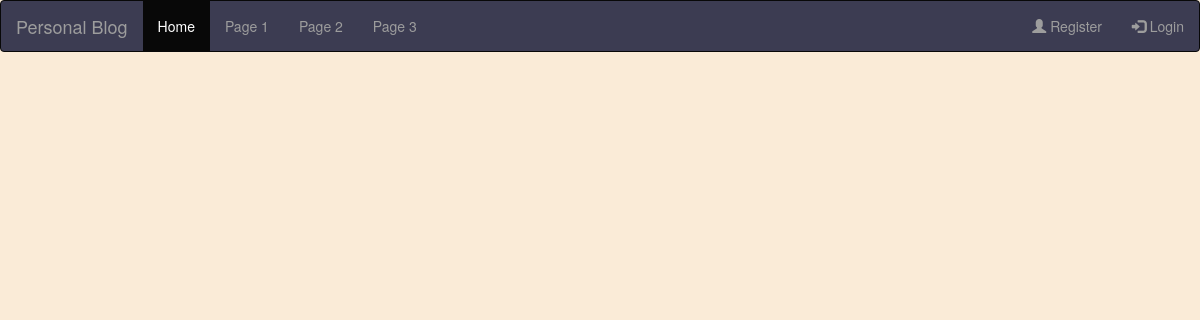
Page /home on the earlier database version.
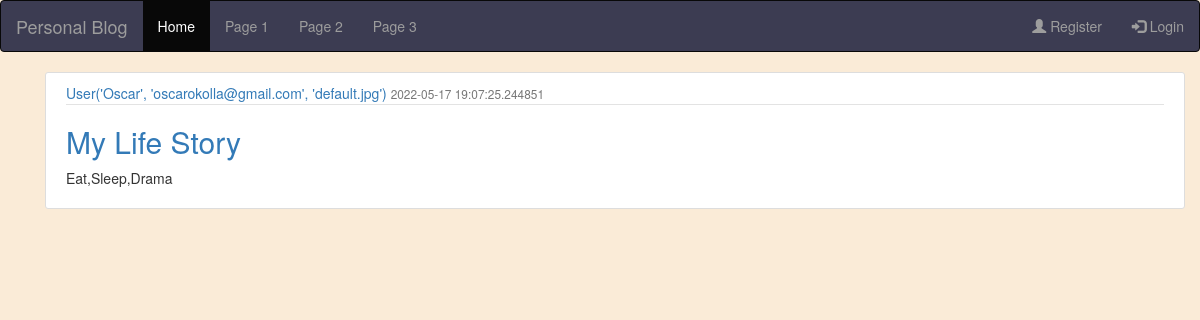
Same page on the later database version.
### personal_blog/models.py (models this page shows, shortened)
class Post(db.Model):
    id = db.Column(db.Integer, primary_key=True)
    title = db.Column(db.String(100), nullable=False)
    date_posted = db.Column(db.DateTime, nullable=False, default=datetime.utcnow)
    content = db.Column(db.Text, nullable=False)
    user_id = db.Column(db.Integer, db.ForeignKey('user.id'), nullable=False)
    comments = db.relationship('Comments', backref='topicpost', lazy=True)

class User(db.Model,UserMixin):
    id = db.Column(db.Integer,primary_key=True)
    username = db.Column(db.String(20),unique=True,nullable=False)
    email = db.Column(db.String(100),unique=True,nullable=False)
    image_file = db.Column(db.String(20),nullable=False,default='default.jpg')
    password = db.Column(db.String(20),nullable=False,)
    posts = db.relationship('Post', backref='author', lazy=True)
    def __repr__(self):
        return f"User('{self.username}', '{self.email}', '{self.image_file}')"

### personal_blog/post.py (the view)
@app.route("/")
@app.route("/home")
def home():
    posts = Post.query.all()
    """
    View root page function that returns the home page and its data
    """
    return render_template('home.html',posts=posts)

### personal_blog/templates/home.html
{% extends 'navbar.html'%}
{% block content %}
    {% for post in posts %}
    <div class="container">
        <article class="content-section">
            <div class="media">
              <div class="article-data">
                <a class="mr-2" href="#">{{ post.author }}</a>
                <small class="text-muted">{{ post.date_posted }}</small>
              </div>
              <h2><a class="art-title" href="#">{{ post.title }}</a></h2>
              <p class="art-content">{{ post.content }}</p>
            </div>
          </article>
        </div>
    {% endfor %}
{% endblock content %}

### personal_blog/templates/navbar.html (shortened to what this page needs)
<!DOCTYPE html>
<html lang="en">
<head>
    <link rel="stylesheet" href=
"https://maxcdn.bootstrapcdn.com/bootstrap/3.4.0/css/bootstrap.min.css">
    <link rel="stylesheet" href="{{ url_for('static', filename='styles.css') }}">
</head>
<body>
    <nav class="navbar navbar-inverse">
        <div class="container-fluid">
            <div class="navbar-header">
                <a class="navbar-brand" href="#">
                    Personal Blog</a>
            </div>
            <ul class="nav navbar-nav">
                <li class="active"><a href="{{ url_for('home') }}">Home</a></li>
                <li><a href="#">Page 1</a></li>
                <li><a href="#">Page 2</a></li>
                <li><a href="#">Page 3</a></li>
            </ul>
            {% if current_user.is_authenticated  %}
            <ul class="nav navbar-nav navbar-right">
                <li> <a class="nav-item nav-link" href="{{url_for('new_post')}}">New Blog</a></li>
                <li><a href="{{ url_for('account') }}">
                    <span class="glyphicon glyphicon-user"></span>
                   Account</a></li>
                <li><a href="{{ url_for('logout') }}">
                    <span class="glyphicon glyphicon-log-in"></span>
                    Logout</a></li>
            </ul>
            {% else %}
            <ul class="nav navbar-nav navbar-right">
                <li><a href="{{ url_for('register') }}">
                    <span class="glyphicon glyphicon-user"></span>
                    Register</a></li>
                <li><a href="{{ url_for('login') }}">
                    <span class="glyphicon glyphicon-log-in"></span>
                    Login</a></li>
            </ul>
            {% endif %}
        </div>
    </nav>
    <div class="container">
    {% block content %}{% endblock content %}
</body>
</html>

### personal_blog/static/styles.css (style rules this page uses)
body { background-color: antiquewhite; }
h1, h2, h3, h4, h5, h6 { color: #222; }
.navbar-inverse { background-color: rgb(60, 60, 82); }
.content-section { background: #ffffff; padding: 10px 20px; border: 1px solid #dddddd; border-radius: 3px; margin-bottom: 20px; }
.article-data { padding-bottom: 1px; margin-bottom: 4px; border-bottom: 1px solid #e3e3e3 }

Differences in the rows shown:
added Post: author "User('Oscar', 'oscarokolla@gmail.com', 'default.jpg')", date_posted "2022-05-17 19:07:25.244851", title "My Life Story", content "Eat,Sleep,Drama"
